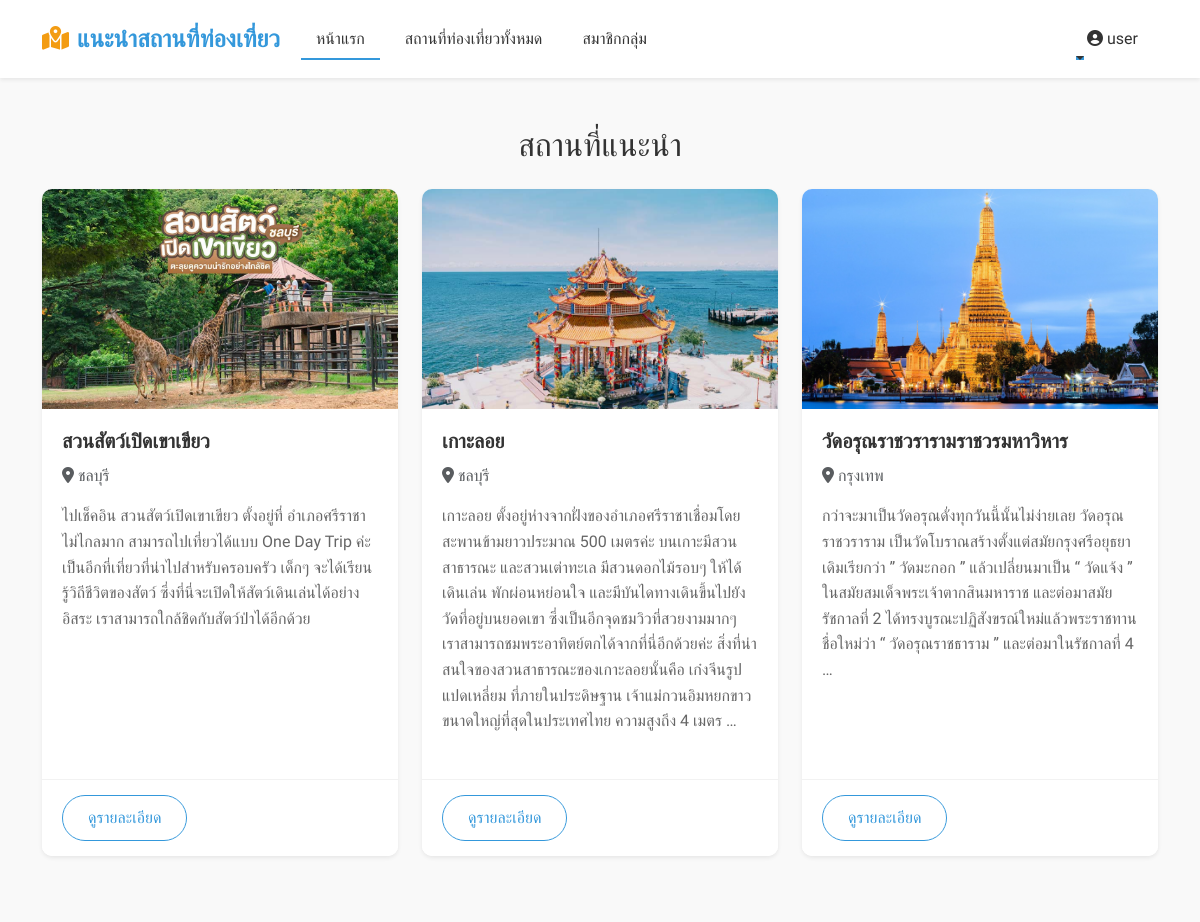
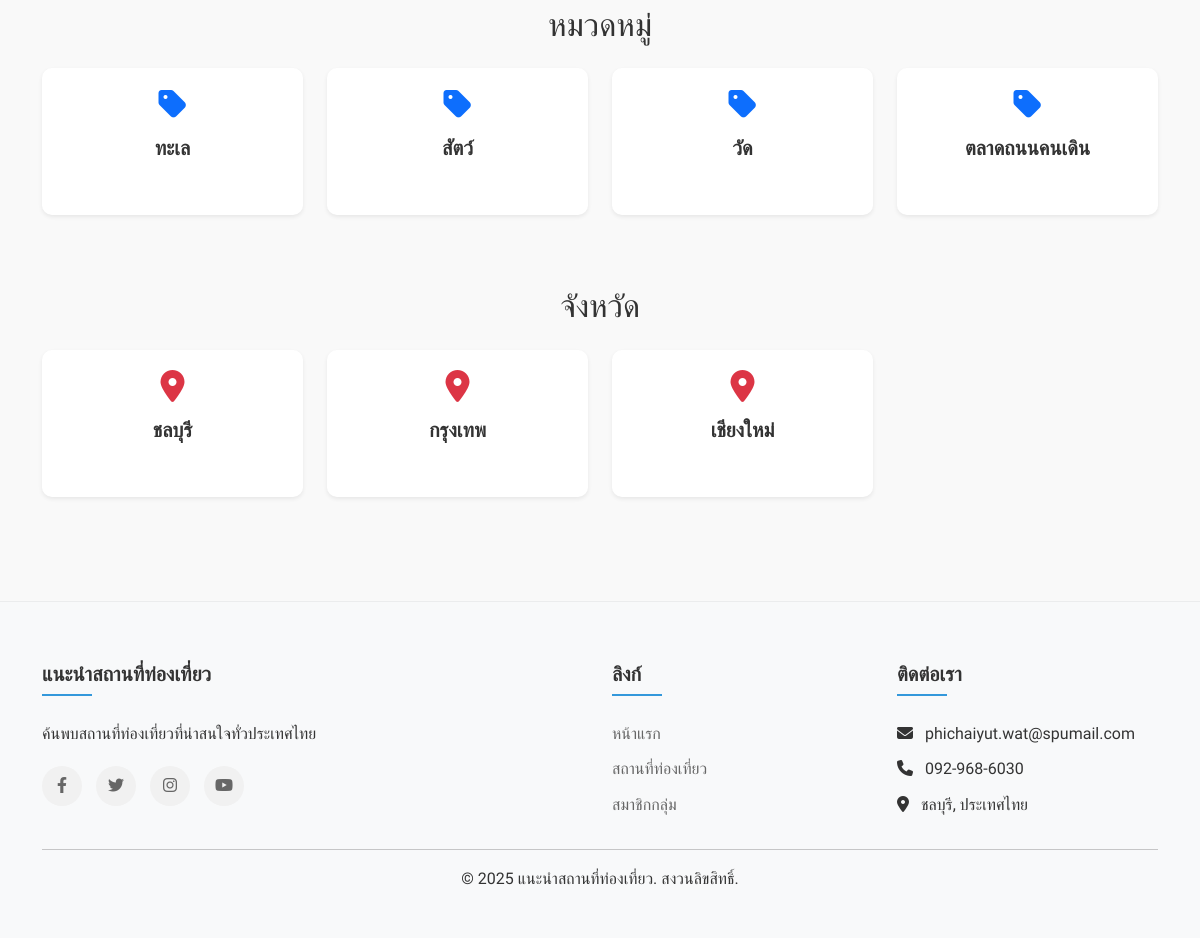
Screenshot of / (signed in) with the database file from the repository (2 pictures, top to bottom).
### tourism/models.py (models this page shows, shortened)
class Place(models.Model):
    name = models.CharField(max_length=200, verbose_name="ชื่อสถานที่")
    description = models.TextField(verbose_name="รายละเอียด")
    address = models.TextField(verbose_name="ที่อยู่")
    province = models.ForeignKey(Province, on_delete=models.CASCADE, verbose_name="จังหวัด")
    categories = models.ManyToManyField(Category, verbose_name="หมวดหมู่")
    image = models.ImageField(upload_to='places/', verbose_name="รูปภาพ")
    created_at = models.DateTimeField(auto_now_add=True, verbose_name="วันที่สร้าง")
    updated_at = models.DateTimeField(auto_now=True, verbose_name="วันที่อัปเดต")
    is_featured = models.BooleanField(default=False, verbose_name="แนะนำ")
    map_embed = models.TextField(blank=True, null=True, help_text="ฝังโค้ด iframe จาก Google Maps")
    has_parking = models.BooleanField(default=False, null=True)
    has_restaurant = models.BooleanField(default=False, null=True)
    has_wifi = models.BooleanField(default=False, null=True)
    has_restroom = models.BooleanField(default=False, null=True)
    class Meta:
        verbose_name = "สถานที่ท่องเที่ยว"
        verbose_name_plural = "สถานที่ท่องเที่ยว"

class Province(models.Model):
    name = models.CharField(max_length=100, verbose_name="ชื่อจังหวัด")
    class Meta:
        verbose_name = "จังหวัด"
        verbose_name_plural = "จังหวัด"

class Category(models.Model):
    name = models.CharField(max_length=100, verbose_name="ชื่อหมวดหมู่")
    class Meta:
        verbose_name = "หมวดหมู่"
        verbose_name_plural = "หมวดหมู่"

### tourism/views.py (the view)
# urls.py: path('', views.home, name='home'),
def home(request):
    featured_places = Place.objects.filter(is_featured=True)[:6]
    categories = Category.objects.all()
    provinces = Province.objects.all()
    context = {
        'featured_places': featured_places,
        'categories': categories,
        'provinces': provinces,
    }
    return render(request, 'tourism/home.html', context)

### templates/tourism/home.html (shortened to what this page needs)
{% extends 'base.html' %}
{% block content %}
    <div class="container mt-5">
        <h2 class="text-center mb-4">สถานที่แนะนำ</h2>
        <div class="row">
            {% for place in featured_places %}
                <div class="col-md-4 mb-4">
                    <div class="card h-100 shadow-sm">
                        <img src="{{ place.image.url }}" class="card-img-top" alt="{{ place.name }}">
                        <div class="card-body">
                            <h5 class="card-title">{{ place.name }}</h5>
                            <p class="card-text text-muted">
                                <i class="fas fa-map-marker-alt me-1"></i>{{ place.province.name }}
                            </p>
                            <p class="card-text">{{ place.description|truncatewords:20 }}</p>
                        </div>
                        <div class="card-footer bg-white">
                            <a href="{% url 'place_detail' place.id %}" class="btn btn-outline-primary">ดูรายละเอียด</a>
                        </div>
                    </div>
                </div>
            {% empty %}
                <div class="col-12 text-center">
                    <p>ไม่มีสถานที่แนะนำในขณะนี้</p>
                </div>
            {% endfor %}
        </div>
    </div>
    <div class="container mt-5">
        <h2 class="text-center mb-4">หมวดหมู่</h2>
        <div class="row">
            {% for category in categories %}
                <div class="col-md-3 col-6 mb-4">
                    <a href="{% url 'category_places' category.id %}" class="text-decoration-none">
                        <div class="card text-center h-100 shadow-sm">
                            <div class="card-body">
                                <i class="fas fa-tag fa-2x mb-3 text-primary"></i>
                                <h5 class="card-title">{{ category.name }}</h5>
                            </div>
                        </div>
                    </a>
                </div>
            {% empty %}
                <div class="col-12 text-center">
                    <p>ไม่มีหมวดหมู่ในขณะนี้</p>
                </div>
            {% endfor %}
        </div>
    </div>
    <div class="container mt-5">
        <h2 class="text-center mb-4">จังหวัด</h2>
        <div class="row">
            {% for province in provinces %}
                <div class="col-md-3 col-6 mb-4">
                    <a href="{% url 'province_places' province.id %}" class="text-decoration-none">
                        <div class="card text-center h-100 shadow-sm">
                            <div class="card-body">
                                <i class="fas fa-map-marker-alt fa-2x mb-3 text-danger"></i>
                                <h5 class="card-title">{{ province.name }}</h5>
                            </div>
                        </div>
                    </a>
                </div>
            {% empty %}
                <div class="col-12 text-center">
                    <p>ไม่มีจังหวัดในขณะนี้</p>
                </div>
            {% endfor %}
        </div>
    </div>
{% endblock %}

### templates/base.html (shortened to what this page needs)
<!DOCTYPE html>
<html lang="th">
  <head>
    <link
      href="https://cdn.jsdelivr.net/npm/bootstrap@5.3.0/dist/css/bootstrap.min.css"
      rel="stylesheet"
    />
    <link
      rel="stylesheet"
      href="https://cdnjs.cloudflare.com/ajax/libs/font-awesome/6.4.0/css/all.min.css"
    />
  </head>
  <body>
    <nav class="navbar navbar-expand-lg navbar-light bg-light shadow-sm">
      <div class="container">
        <a class="navbar-brand" href="{% url 'home' %}">
          <i class="fas fa-map-marked-alt me-2"></i>แนะนำสถานที่ท่องเที่ยว
        </a>
        <div class="collapse navbar-collapse" id="navbarNav">
          <ul class="navbar-nav me-auto">
            <li class="nav-item">
              <a class="nav-link" href="{% url 'home' %}">หน้าแรก</a>
            </li>
            <li class="nav-item">
              <a class="nav-link" href="{% url 'place_list' %}"
                >สถานที่ท่องเที่ยวทั้งหมด</a
              >
            </li>
              <li class="nav-item">
                  <a class="nav-link" href="{% url 'about' %}">สมาชิกกลุ่ม</a>
              </li>
          </ul>
          <ul class="navbar-nav">
            {% if user.is_authenticated %}
            <li class="nav-item dropdown">
              <a
                class="nav-link dropdown-toggle"
                href="#"
                id="navbarDropdown"
                role="button"
                data-bs-toggle="dropdown"
                aria-expanded="false"
              >
                <i class="fas fa-user-circle me-1"></i>{{ user.username }}
              </a>
            </li>
            {% endif %}
          </ul>
        </div>
      </div>
    </nav>
    <main>{% block content %}{% endblock %}</main>
    <footer class="bg-light">
      <div class="container">
        <div class="row">
          <div class="col-md-6">
            <h5>แนะนำสถานที่ท่องเที่ยว</h5>
            <p>ค้นพบสถานที่ท่องเที่ยวที่น่าสนใจทั่วประเทศไทย</p>
            <div class="social-icons">
              <a href="#"><i class="fab fa-facebook-f"></i></a>
              <a href="#"><i class="fab fa-twitter"></i></a>
              <a href="#"><i class="fab fa-instagram"></i></a>
              <a href="#"><i class="fab fa-youtube"></i></a>
            </div>
          </div>
          <div class="col-md-3">
            <h5>ลิงก์</h5>
            <ul class="list-unstyled">
              <li>
                <a href="{% url 'home' %}" class="text-decoration-none"
                  >หน้าแรก</a
                >
              </li>
              <li>
                <a href="{% url 'place_list' %}" class="text-decoration-none"
                  >สถานที่ท่องเที่ยว</a
                >
              </li>
                <li>
                    <a href="{% url 'about' %}" class="text-decoration-none">สมาชิกกลุ่ม</a
                >
                </li>
            </ul>
          </div>
          <div class="col-md-3">
            <h5>ติดต่อเรา</h5>
            <ul class="list-unstyled">
              <li>
                <i class="fas fa-envelope me-2"></i> phichaiyut.wat@spumail.com
              </li>
              <li><i class="fas fa-phone me-2"></i> 092-968-6030</li>
              <li>
                <i class="fas fa-map-marker-alt me-2"></i> ชลบุรี, ประเทศไทย
              </li>
            </ul>
          </div>
        </div>
        <hr />
        <div class="text-center">
          <p>&copy; {% now "Y" %} แนะนำสถานที่ท่องเที่ยว. สงวนลิขสิทธิ์.</p>
        </div>
      </div>
    </footer>
  </body>
</html>

### templates/base.html (style rules this page uses)
:root { --primary-color: #3498db; --secondary-color: #2ecc71; --accent-color: #f39c12; --text-color: #333333; --light-bg: #f8f9fa; --dark-bg: #343a40; --border-radius: 10px; --box-shadow: 0 5px 15px rgba(0, 0, 0, 0.1); --transition: all 0.3s ease; }
body { font-family: "Prompt", sans-serif; color: var(--text-color); line-height: 1.6; background-color: #f9f9f9; }
.navbar { padding: 15px 0; transition: all 0.4s ease; background-color: rgba(255, 255, 255, 0.95) !important; backdrop-filter: blur(10px); }
.navbar-brand { font-weight: 700; font-size: 1.5rem; color: var(--primary-color) !important; }
.navbar-brand i { color: var(--accent-color); }
.nav-link { position: relative; font-weight: 500; padding: 8px 15px !important; margin: 0 5px; color: var(--text-color) !important; }
.nav-link::after { content: ""; position: absolute; width: 0; height: 2px; bottom: 0; left: 0; background-color: var(--primary-color); transition: width 0.3s ease; }
.nav-link:hover::after, .nav-link.active::after { width: 100%; }
.dropdown { position: relative; }
.dropdown-toggle::after { display: inline-block; margin-left: 0.255em; vertical-align: 0.255em; content: ""; border-top: 0.3em solid; border-right: 0.3em solid transparent; border-bottom: 0; border-left: 0.3em solid transparent; }
.navbar { padding: 15px 0; transition: all 0.4s ease; background-color: rgba(255, 255, 255, 0.95) !important; backdrop-filter: blur(10px); z-index: 1000; }
.card { border: none; border-radius: var(--border-radius); overflow: hidden; transition: transform 0.4s ease, box-shadow 0.4s ease; margin-bottom: 25px; background-color: white; box-shadow: 0 3px 10px rgba(0, 0, 0, 0.08); }
.card-img-top { height: 220px; object-fit: cover; transition: transform 0.5s ease; }
.card-body { padding: 20px; }
.card-title { font-weight: 600; margin-bottom: 10px; color: var(--text-color); }
.card-text { color: #666; margin-bottom: 15px; }
.card-footer { background-color: transparent; border-top: 1px solid rgba(0, 0, 0, 0.05); padding: 15px 20px; }
.btn { border-radius: 30px; padding: 10px 25px; font-weight: 500; transition: all 0.3s ease; position: relative; overflow: hidden; z-index: 1; }
.btn::after { content: ""; position: absolute; bottom: 0; left: 0; width: 100%; height: 100%; background-color: rgba(255, 255, 255, 0.2); z-index: -2; }
.btn::before { content: ""; position: absolute; bottom: 0; left: 0; width: 0%; height: 100%; background-color: rgba(0, 0, 0, 0.1); transition: all 0.3s; z-index: -1; }
.btn-outline-primary { color: var(--primary-color); border-color: var(--primary-color); }
footer { background-color: var(--light-bg); padding: 60px 0 30px; margin-top: 80px; border-top: 1px solid rgba(0, 0, 0, 0.05); }
footer h5 { font-weight: 600; margin-bottom: 25px; position: relative; padding-bottom: 10px; }
footer h5::after { content: ""; position: absolute; bottom: 0; left: 0; width: 50px; height: 2px; background: var(--primary-color); }
footer ul li { margin-bottom: 10px; }
footer a { color: #666; text-decoration: none; transition: var(--transition); }
footer .social-icons { margin-top: 20px; }
footer .social-icons a { display: inline-block; width: 40px; height: 40px; line-height: 40px; text-align: center; background-color: #f1f1f1; border-radius: 50%; margin-right: 10px; transition: var(--transition); }
.animate-fade-in { animation: fadeIn 0.5s ease forwards; }

### rows the page displays
Place: image (picture), name "สวนสัตว์เปิดเขาเขียว", province.name "ชลบุรี", description "ไปเช็คอิน สวนสัตว์เปิดเขาเขียว ตั้งอยู่ที่ อำเภอศรีราชา ไม่ไกลมาก สามารถไปเที่ยวได้แบบ One Day Trip ค่ะ เป็นอีกที่เที่ยวที่น่าไปสำหรับครอบครัว เด็กๆ จะได้เรียนรู้วิถีชีวิตของสัตว์ ซึ่งที่นี่จะเปิดให้สัตว์เดินเล่นได้อย่างอิสระ เราสามารถใกล้ชิดกับสัตว์ป่าได้อีกด้วย"
Place: image (picture), name "เกาะลอย", province.name "ชลบุรี", description "เกาะลอย ตั้งอยู่ห่างจากฝั่งของอำเภอศรีราชาเชื่อมโดยสะพานข้ามยาวประมาณ 500 เมตรค่ะ บนเกาะมีสวนสาธารณะ และสวนเต่าทะเล มีสวนดอกไม้รอบๆ ให้ได้เดินเล่น พักผ่อนหย่อนใจ และมีบันไดทางเดินขึ้นไปยังวัดที่อยู่บนยอดเขา ซึ่งเป็นอีกจุดชมวิวที่สวยงามมากๆ เราสามารถชมพระอาทิตย์ตกได้จากที่นี่อีกด้วยค่ะ สิ่งที่น่าสนใจของสวนสาธารณะของเกาะลอยนั้นคือ เก๋งจีนรูปแปดเหลี่ยม ที่ภายในประดิษฐาน เจ้าแม่กวนอิมหยกขาว ขนาดใหญ่ที่สุดในประเทศไทย ความสูงถึง 4 เมตร …"
Place: image (picture), name "วัดอรุณราชวรารามราชวรมหาวิหาร", province.name "กรุงเทพ", description "กว่าจะมาเป็นวัดอรุณดั่งทุกวันนี้นั้นไม่ง่ายเลย วัดอรุณราชวราราม เป็นวัดโบราณสร้างตั้งแต่สมัยกรุงศรีอยุธยา เดิมเรียกว่า ” วัดมะกอก ” แล้วเปลี่ยนมาเป็น “ วัดแจ้ง ” ในสมัยสมเด็จพระเจ้าตากสินมหาราช และต่อมาสมัยรัชกาลที่ 2 ได้ทรงบูรณะปฏิสังขรณ์ใหม่แล้วพระราชทานชื่อใหม่ว่า “ วัดอรุณราชธาราม ” และต่อมาในรัชกาลที่ 4 …"
Category: name "ทะเล"
Category: name "สัตว์"
Category: name "วัด"
Category: name "ตลาดถนนคนเดิน"
Province: name "ชลบุรี"
Province: name "กรุงเทพ"
Province: name "เชียงใหม่"

### other values shown
{{ user.username }} "user"
